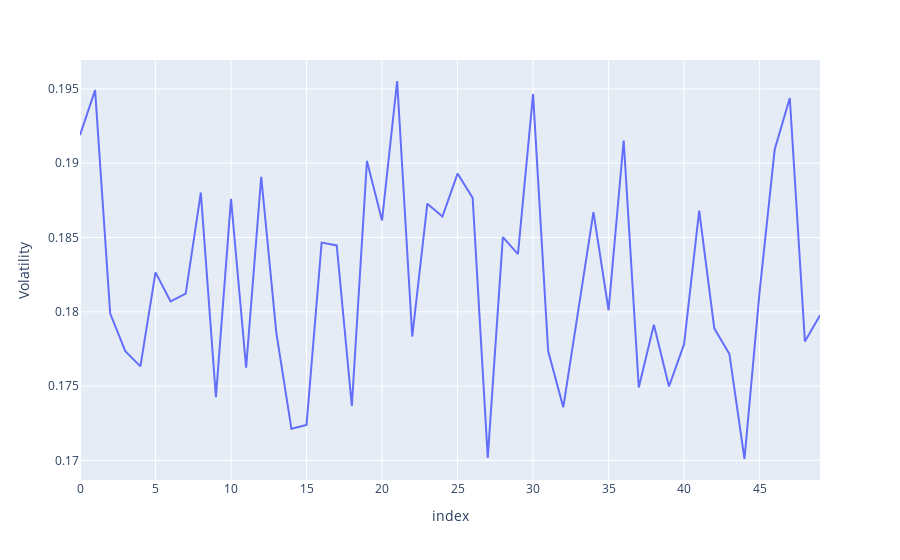

Notebook code for this chart:
### Markdown cell above
- **Using Plotly Express, perform the following tasks:** 
     - **plot the portfolio volatility (y-axis) vs. simulation run number (x-axis)**
     - **Plot the portfolio return (y-axis) vs. simulation run number (x-axis)**
     -  **Plot the Sharpe ratio (y-axis) vs. simulation run number (x-axis)**
- **Perform a sanity check by identifying the optimal simulation run that results in the highest Sharpe ratio**

### Code cell
# Plot interactive plot for volatility
fig = px.line(sim_out_df, y = 'Volatility')
fig.show()

### Figure 1 — Plotly figure (JSON) as saved in the notebook; plotly's stock layout.template omitted (floating-point values rounded to 4 significant figures)
{"data": [{"hovertemplate": "index=%{x}<br>Volatility=%{y}<extra></extra>", "legendgroup": "", "line": {"color": "#636efa", "dash": "solid"}, "marker": {"symbol": "circle"}, "mode": "lines", "name": "", "orientation": "v", "showlegend": false, "type": "scatter", "x": [0, 1, 2, 3, 4, 5, 6, 7, 8, 9, 10, 11, 12, 13, 14, 15, 16, 17, 18, 19, 20, 21, 22, 23, 24, 25, 26, 27, 28, 29, 30, 31, 32, 33, 34, 35, 36, 37, 38, 39, 40, 41, 42, 43, 44, 45, 46, 47, 48, 49], "xaxis": "x", "y": [0.1919, 0.1949, 0.1799, 0.1773, 0.1763, 0.1827, 0.1807, 0.1812, 0.188, 0.1742, 0.1876, 0.1762, 0.1891, 0.1786, 0.1721, 0.1724, 0.1847, 0.1845, 0.1737, 0.1902, 0.1862, 0.1955, 0.1783, 0.1873, 0.1864, 0.1893, 0.1877, 0.1702, 0.185, 0.1839, 0.1947, 0.1774, 0.1736, 0.1803, 0.1867, 0.1801, 0.1915, 0.1749, 0.1791, 0.175, 0.1778, 0.1868, 0.1789, 0.1772, 0.1701, 0.1813, 0.1909, 0.1944, 0.178, 0.1798], "yaxis": "y"}], "layout": {"legend": {"tracegroupgap": 0}, "margin": {"t": 60}, "xaxis": {"anchor": "y", "domain": [0, 1], "title": {"text": "index"}}, "yaxis": {"anchor": "x", "domain": [0, 1], "title": {"text": "Volatility"}}}}
